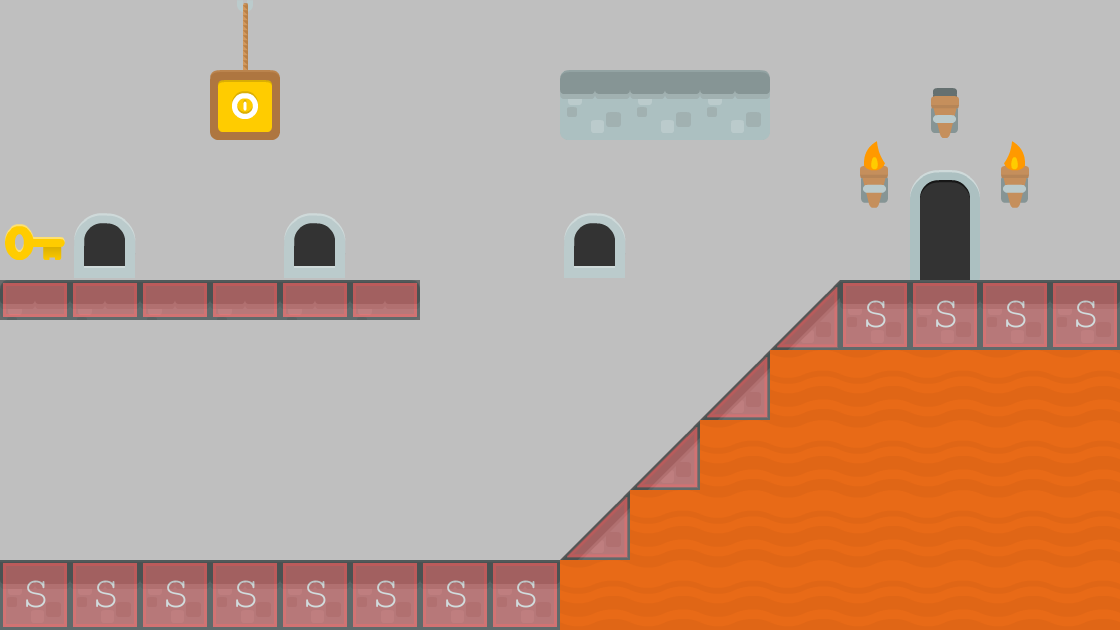

Below is a game level as drawn by its tile map, then a one-line description and the .tmx that defines it (tile-layer data replaced by summaries):
An orthogonal 16x9 tile map with 70x70 px tiles, 3 tile layers (background, collision, item), 4 tilesets and 7 objects (5x CoinEntity, levelTrigger, FlyEntity).

<map version="1.0" orientation="orthogonal" width="16" height="9" tilewidth="70" tileheight="70" backgroundcolor="#bfbfbf">
 <tileset firstgid="1" name="background-tiles" tilewidth="70" tileheight="70">
  <image source="../img/background-tiles.png" width="910" height="910" />
 </tileset>
 <tileset firstgid="170" name="player1-spritesheet" tilewidth="70" tileheight="70">
  <image source="../img/player1-spritesheet.png" width="360" height="360" />
 </tileset>
 <tileset firstgid="195" name="item-spritesheet" tilewidth="70" tileheight="70">
  <image source="../img/item-spritesheet.png" width="560" height="560" />
 </tileset>
 <tileset firstgid="259" name="meta-tiles" tilewidth="70" tileheight="70">
  <image source="../img/meta-tiles.png" width="350" height="70" />
  <tile id="1">
   <properties>
    <property name="type" value="lslope" />
   </properties>
  </tile>
  <tile id="2">
   <properties>
    <property name="type" value="solid" />
   </properties>
  </tile>
  <tile id="4">
   <properties>
    <property name="type" value="solid" />
   </properties>
  </tile>
 </tileset>
 <layer name="background" width="16" height="9">
  <data>[144 cells, 61 non-empty, 16 distinct tile ids]</data>
 </layer>
 <layer name="collision" width="16" height="9" opacity="0.45">
  <data>[144 cells, 22 non-empty, 3 distinct tile ids]</data>
 </layer>
 <layer name="item" width="16" height="9">
  <data>[144 cells, 1 non-empty, 1 distinct tile ids]</data>
 </layer>
 <objectgroup name="trigger-entities" width="16" height="9">
  <object name="levelTrigger" x="910" y="140" width="70" height="140">
   <properties>
    <property name="level" value="level3" />
    <property name="xSpawn" value="0" />
    <property name="ySpawn" value="1890" />
   </properties>
  </object>
 </objectgroup>
 <objectgroup name="entity-coin" width="16" height="9">
  <object name="CoinEntity" x="280" y="210" width="70" height="70" />
  <object name="CoinEntity" x="350" y="210" width="70" height="70" />
  <object name="CoinEntity" x="210" y="210" width="70" height="70" />
  <object name="CoinEntity" x="140" y="210" width="70" height="70" />
  <object name="CoinEntity" x="70" y="210" width="70" height="70" />
 </objectgroup>
 <objectgroup name="entity-fly" width="16" height="9">
  <object name="FlyEntity" x="490" y="210" width="70" height="70" />
 </objectgroup>
</map>
